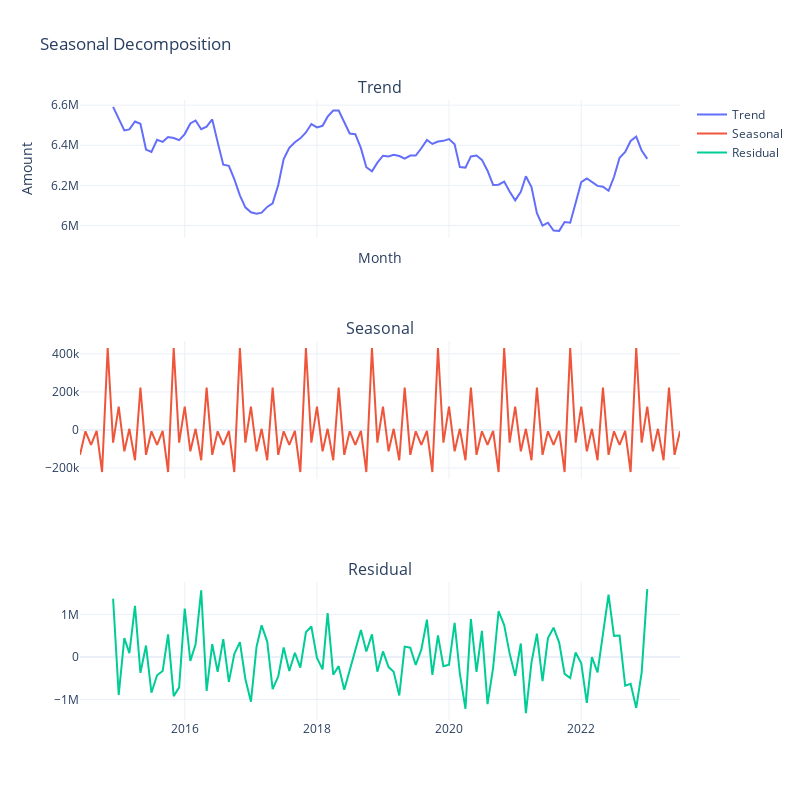

Notebook cell for this chart:
### Markdown cell above
### seasonal decompose

### Code cell
import plotly.graph_objects as go
from plotly.subplots import make_subplots
from statsmodels.tsa.seasonal import seasonal_decompose



# Convert TRANSACTION_YEAR_MONTH to string
df['TRANSACTION_YEAR_MONTH'] = df['TRANSACTION_YEAR_MONTH'].astype(str)

# Perform seasonal decomposition
result = seasonal_decompose(df['TRANSACTION_AMOUNT'], model='additive', period=12)

# Create traces for each component
trend_trace = go.Scatter(x=df['TRANSACTION_YEAR_MONTH'], y=result.trend, mode='lines', name='Trend')
seasonal_trace = go.Scatter(x=df['TRANSACTION_YEAR_MONTH'], y=result.seasonal, mode='lines', name='Seasonal')
residual_trace = go.Scatter(x=df['TRANSACTION_YEAR_MONTH'], y=result.resid, mode='lines', name='Residual')

# Create subplot grid
fig = make_subplots(rows=3, cols=1, shared_xaxes=True, 
                    subplot_titles=('Trend', 'Seasonal', 'Residual'))

# Add traces to subplots
fig.add_trace(trend_trace, row=1, col=1)
fig.add_trace(seasonal_trace, row=2, col=1)
fig.add_trace(residual_trace, row=3, col=1)

# Update layout
fig.update_layout(title='Seasonal Decomposition',
                  xaxis_title='Month',
                  yaxis_title='Amount',
                  height=800, width=800,
                  template='plotly_white')

fig.show()
